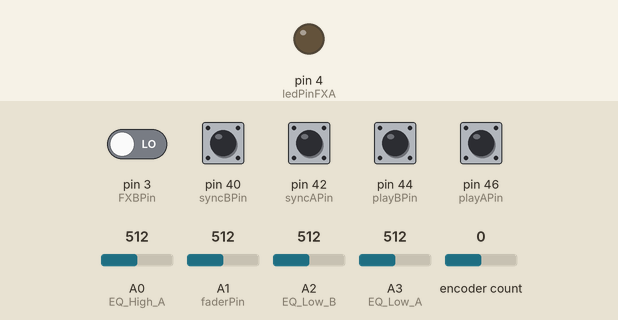
Recording of a sketch running on a simulated Arduino Mega 2560, built with avr-gcc and run on an emulated ATmega2560. On the bench: output pins drawn as LEDs (lit = HIGH). Dashed ring = blinking. Inputs (shaded band) come from the test bench; at power-on: pin 40 (syncBPin), pin 42 (syncAPin), pin 44 (playBPin), pin 46 (playAPin) HIGH, pin 3 (FXBPin) LOW, A0 (EQ_High_A) = 512, A1 (faderPin) = 512, A2 (EQ_Low_B) = 512, A3 (EQ_Low_A) = 512, encoder count 0. MIDI output is not drawn.

Above: at 1.2 s.
1.3 s: pin 3 (FXBPin) driven HIGH
At 1.55 s:
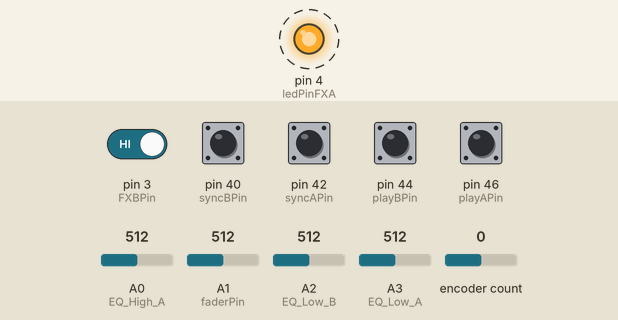
4.3 s: pin 3 (FXBPin) driven LOW
At 4.9 s:
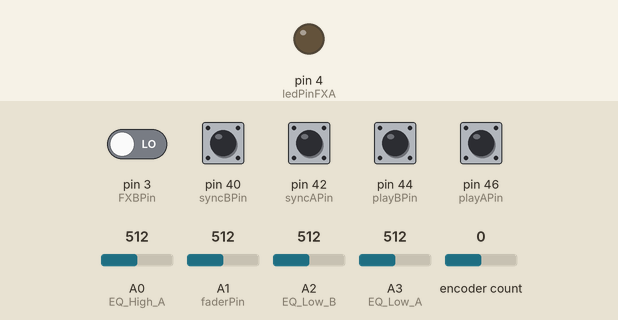
Timing chart, 0 to 7.3 s (numbered marks = the images above; inputs shaded):
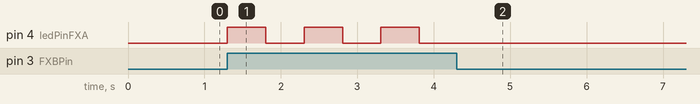

Measured:
- after the input at 1.3 s, pin 4 (ledPinFXA): alternates HIGH for 0.50 s and LOW for 0.50 s, starting at once
- after the input at 4.3 s, pin 4 (ledPinFXA): stops changing and stays LOW

The sketch:

Traktor_Mixer.ino
```cpp
#include <MIDI.h>
#include <Encoder.h>

const int faderPin = A1;    // Pin analog untuk fader
const int deckAPin = A0;    // Pin analog untuk deck A
const int deckBPin = A0;    // Pin analog untuk deck B

const int EQ_High_A = A0;    // Pin analog untuk EQ High A
const int EQ_Medium_A = A0;    // Pin analog untuk EQ Medium
const int EQ_Low_A = A3;    // Pin analog untuk EQ Low A

const int EQ_High_B = A0;    // Pin analog untuk EQ High B
const int EQ_Medium_B = A0;    // Pin analog untuk EQ Medium B
const int EQ_Low_B = A2;    // Pin analog untuk EQ Low B

int lastEQHighAValue = 0;
int lastEQMediumAValue = 0;
int lastEQLowAValue = 0;

int lastEQHighBValue = 0;
int lastEQMediumBValue = 0;
int lastEQLowBValue = 0;

const int syncAPin = 42;    // Pin digital untuk tombol SYNC A
const int syncBPin = 40;    // Pin digital untuk tombol SYNC B

const int playAPin = 46;    // Pin digital untuk tombol PLAY A
const int playBPin = 44;    // Pin digital untuk tombol PLAY B

const int FXAPin = 2;    // Pin digital untuk tombol FX A
const int FXBPin = 3;    // Pin digital untuk tombol FX B

const int ledPinFXA = 4;  // Ganti dengan pin yang sesuai untuk LED FX Deck A
const int ledPinFXB = 4;  // Ganti dengan pin yang sesuai untuk LED FX Deck B

boolean previousFXAState = false;
boolean previousFXBState = false;
unsigned long previousMillisFXA = 0;
unsigned long previousMillisFXB = 0;
const long interval = 500;  // Waktu inte

const int CFXPin = 30;    // Pin digital untuk tombol CFX ON
const int CFXCH1Pin = A11;    // Pin digital untuk potensiometer CFX CH1
const int CFXCH2Pin = A12;    // Pin digital untuk potensiometer CFX CH2

const int CUE1APin = 20;    // Pin digital untuk tombol CUE1 deck A
const int CUE2APin = 21;    // Pin digital untuk tombol CUE2 deck A
const int CUE3APin = 22;    // Pin digital untuk tombol CUE3 deck A
const int CUE4APin = 23;    // Pin digital untuk tombol CUE4 deck A

const int CUE1BPin = 10;    // Pin digital untuk tombol CUE1 deck B
const int CUE2BPin = 11;    // Pin digital untuk tombol CUE2 deck B
const int CUE3BPin = 12;    // Pin digital untuk tombol CUE3 deck B
const int CUE4BPin = 13;    // Pin digital untuk tombol CUE4 deck B

// Headphone Cue
const int CUEDeckAPin = 14;    // Pin digital untuk tombol Cue Monitor Deck A
const int CUEDeckBPin = 15;    // Pin digital untuk tombol Cue Monitor Deck B

const int numSamples = 10;   // Jumlah sampel yang diambil untuk smoothing
const int debounceDelay = 50; // Waktu debounce dalam milidetik

int smoothedValueFader = 0;
int smoothedValueDeckA = 0;
int smoothedValueDeckB = 0;

boolean syncAState = false;
boolean syncBState = false;
boolean playAState = false;
boolean playBState = false;

boolean cueDeckAState = false;
boolean cueDeckBState = false;

boolean FXAState = false;
boolean FXBState = false;
boolean CFXState = false;
int prevCFXCH1Value = -1;
int prevCFXCH2Value = -1;
boolean CUE1AState = false;
boolean CUE2AState = false;
boolean CUE3AState = false;
boolean CUE4AState = false;
boolean CUE1BState = false;
boolean CUE2BState = false;
boolean CUE3BState = false;
boolean CUE4BState = false;

unsigned long lastSyncATime = 0;
unsigned long lastSyncBTime = 0;
unsigned long lastPlayATime = 0;
unsigned long lastPlayBTime = 0;
unsigned long lastFXATime = 0;
unsigned long lastFXBTime = 0;
unsigned long lastCFXTime = 0;
unsigned long lastCUE1ATime = 0;
unsigned long lastCUE2ATime = 0;
unsigned long lastCUE3ATime = 0;
unsigned long lastCUE4ATime = 0;
unsigned long lastCUE1BTime = 0;
unsigned long lastCUE2BTime = 0;
unsigned long lastCUE3BTime = 0;
unsigned long lastCUE4BTime = 0;
unsigned long lastCueDeckATime = 0;
unsigned long lastCueDeckBTime = 0;

int prevMidiValueFader = -1;
int prevMidiValueDeckA = -1;
int prevMidiValueDeckB = -1;


MIDI_CREATE_DEFAULT_INSTANCE();
Encoder browseEncoder(2, 3);  // Inisialisasi encoder dengan pin 2 (DT) dan pin 3 (CLK)

void setup() {

  pinMode(syncAPin, INPUT_PULLUP);
  pinMode(syncBPin, INPUT_PULLUP);
  pinMode(playAPin, INPUT_PULLUP);
  pinMode(playBPin, INPUT_PULLUP);
  pinMode(ledPinFXA, OUTPUT);
  pinMode(ledPinFXB, OUTPUT);
  // Inisialisasi pin-pin untuk tombol Cue Monitor Deck A dan Deck B
  pinMode(CUEDeckAPin, INPUT_PULLUP);
  pinMode(CUEDeckBPin, INPUT_PULLUP);
  MIDI.begin();
  Serial.begin(115200); // Komunikasi Hairless MIDI
}

void loop() {
  smoothedValueFader = smoothAnalogValue(faderPin);
  smoothedValueDeckA = smoothAnalogValue(deckAPin);
  smoothedValueDeckB = smoothAnalogValue(deckBPin);

  int midiValueFader = map(smoothedValueFader, 0, 1023, 0, 127);
  int midiValueDeckA = map(smoothedValueDeckA, 0, 1023, 0, 127);
  int midiValueDeckB = map(smoothedValueDeckB, 0, 1023, 0, 127);

  // Baca status tombol SYNC A, SYNC B, PLAY A, PLAY B, FX A, FX B, CFX ON, CFX CH1, CFX CH2, CUE1-4 A, CUE1-4 B,Cue Monitor A dan B
  // Lalu, tambahkan logika penanganan sesuai kebutuhan Anda
  boolean newSyncAState = digitalRead(syncAPin);
  boolean newSyncBState = digitalRead(syncBPin);
  boolean newPlayAState = digitalRead(playAPin);
  boolean newPlayBState = digitalRead(playBPin);
  boolean newFXAState = digitalRead(FXAPin);
  boolean newFXBState = digitalRead(FXBPin);


  if (midiValueFader != prevMidiValueFader) {
    MIDI.sendControlChange(1, midiValueFader, 1);  // Ch 1 CC 001 (Fader)
    prevMidiValueFader = midiValueFader;
  }
  //
  //  if (midiValueDeckA != prevMidiValueDeckA) {
  //    MIDI.sendControlChange(2, midiValueDeckA, 1);  // Ch 1 CC 002 (Deck A)
  //    prevMidiValueDeckA = midiValueDeckA;
  //  }
  //
  //  if (midiValueDeckB != prevMidiValueDeckB) {
  //    MIDI.sendControlChange(3, midiValueDeckB, 1);  // Ch 1 CC 003 (Deck B)
  //    prevMidiValueDeckB = midiValueDeckB;
  //  }
  //
  //  // Handle tombol SYNC A
  //  if (newSyncAState != syncAState) {
  //    if (millis() - lastSyncATime >= debounceDelay) {
  //      syncAState = newSyncAState;
  //      sendMIDINoteOnOff(3, 1, syncAState);  // Ch 4 CC 005 (SYNC A)
  //      lastSyncATime = millis();
  //    }
  //  }
  //
  //  // Handle tombol SYNC B
  //  if (newSyncBState != syncBState) {
  //    if (millis() - lastSyncBTime >= debounceDelay) {
  //      syncBState = newSyncBState;
  //      sendMIDINoteOnOff(3, 2, syncBState);  // Ch 4 CC 002 (SYNC B)
  //      lastSyncBTime = millis();
  //    }
  //  }
  //
  //  // Handle tombol PLAY A
  //  if (newPlayAState != playAState) {
  //    if (millis() - lastPlayATime >= debounceDelay) {
  //      playAState = newPlayAState;
  //      sendMIDINoteOnOff(3, 3, playAState);  // Ch 4 CC 003 (PLAY A)
  //      lastPlayATime = millis();
  //    }
  //  }
  //
  //  // Handle tombol PLAY B
  //  if (newPlayBState != playBState) {
  //    if (millis() - lastPlayBTime >= debounceDelay) {
  //      playBState = newPlayBState;
  //      sendMIDINoteOnOff(3, 4, playBState);  // Ch 4 CC 004(PLAY B)
  //      lastPlayBTime = millis();
  //    }
  //  }

  //  // Handle tombol FX A
  //  if (newFXAState != FXAState) {
  //    if (millis() - lastFXATime >= debounceDelay) {
  //      FXAState = newFXAState;
  //      if (FXAState) {
  //        // Tombol FX A ditekan, kirim pesan MIDI untuk mengaktifkan efek
  //        MIDI.sendControlChange(4, 1, 1);  // Ch 4 CC 001 (Aktifkan FX A)
  //      } else {
  //        // Tombol FX A dilepas, kirim pesan MIDI untuk menonaktifkan efek
  //        MIDI.sendControlChange(4, 1, 0);  // Ch 4 CC 001 (Nonaktifkan FX A)
  //      }
  //      lastFXATime = millis();
  //    }
  //  }
  //
  //  // Handle tombol FX B
  //  if (newFXBState != FXBState) {
  //    if (millis() - lastFXBTime >= debounceDelay) {
  //      FXBState = newFXBState;
  //      if (FXBState) {
  //        // Tombol FX B ditekan, kirim pesan MIDI untuk mengaktifkan efek
  //        MIDI.sendControlChange(4, 2, 1);  // Ch 4 CC 002 (Aktifkan FX B)
  //      } else {
  //        // Tombol FX B dilepas, kirim pesan MIDI untuk menonaktifkan efek
  //        MIDI.sendControlChange(4, 2, 0);  // Ch 4 CC 002 (Nonaktifkan FX B)
  //      }
  //      lastFXBTime = millis();
  //    }
  //  }
  // Handle tombol FX A
  if (newFXAState != FXAState) {
    if (millis() - lastFXATime >= debounceDelay) {
      FXAState = newFXAState;
      if (FXAState) {
        // Tombol FX A ditekan, kirim pesan MIDI untuk mengaktifkan efek
        MIDI.sendControlChange(4, 1, 1);  // Ch 4 CC 001 (Aktifkan FX A)
      } else {
        // Tombol FX A dilepas, kirim pesan MIDI untuk menonaktifkan efek
        MIDI.sendControlChange(4, 1, 0);  // Ch 4 CC 001 (Nonaktifkan FX A)
        digitalWrite(ledPinFXA, LOW);   // Matikan LED FX Deck A

      }
      lastFXATime = millis();
    }
  }

  // Handle tombol FX B
  if (newFXBState != FXBState) {
    if (millis() - lastFXBTime >= debounceDelay) {
      FXBState = newFXBState;
      if (FXBState) {
        // Tombol FX B ditekan, kirim pesan MIDI untuk mengaktifkan efek
        MIDI.sendControlChange(4, 2, 1);  // Ch 4 CC 002 (Aktifkan FX B)
      } else {
        // Tombol FX B dilepas, kirim pesan MIDI untuk menonaktifkan efek
        MIDI.sendControlChange(4, 2, 0);  // Ch 4 CC 002 (Nonaktifkan FX B)
        digitalWrite(ledPinFXB, LOW);   // Matikan LED FX Deck B

      }
      lastFXBTime = millis();
    }
  }

  // Kedipkan LED FX A setiap 500ms
  unsigned long currentMillis = millis();
  if (FXAState && currentMillis - previousMillisFXA >= interval) {
    previousMillisFXA = currentMillis;
    // Ubah status LED FX A
    if (digitalRead(ledPinFXA) == LOW) {
      digitalWrite(ledPinFXA, HIGH);  // Nyalakan LED FX Deck A
    } else {
      digitalWrite(ledPinFXA, LOW);   // Matikan LED FX Deck A
    }
  }

  // Kedipkan LED FX B setiap 500ms
  if (FXBState && currentMillis - previousMillisFXB >= interval) {
    previousMillisFXB = currentMillis;
    // Ubah status LED FX B
    if (digitalRead(ledPinFXB) == LOW) {
      digitalWrite(ledPinFXB, HIGH);  // Nyalakan LED FX Deck B
    } else {
      digitalWrite(ledPinFXB, LOW);   // Matikan LED FX Deck B
    }
  }
  // Panggil fungsi EQControl() untuk mengirim pesan MIDI untuk kontrol EQ
  EQControl();
  //  // Handle CFX
  //  ColorFX();
  //  // Handle Cue 1-4 Deck A
  //  cueDeckA();
  //  // Handle Cue 1-4 Deck B
  //  cueDeckB();
  //  // Handle Cue Monitor
  //  CueMonitor();
  //
  //  // Handle encoder untuk browse lagu up & down (Midi Control)
  //  int browseEncoderValue = browseEncoder.read();
  //  if (browseEncoderValue > 0) {
  //    // Encoder di putar ke kanan, kirim pesan MIDI untuk browse lagu ke atas
  //    MIDI.sendControlChange(6, 1, 1);  // Ch 6 CC 001 (Browse Lagu Atas)
  //  } else if (browseEncoderValue < 0) {
  //    // Encoder di putar ke kiri, kirim pesan MIDI untuk browse lagu ke bawah
  //    MIDI.sendControlChange(6, 2, 1);  // Ch 6 CC 002 (Browse Lagu Bawah)
  //  }
}
void EQControl() {
  int newEQHighAValue = analogRead(EQ_High_A);
  int newEQMediumAValue = analogRead(EQ_Medium_A);
  int newEQLowAValue = analogRead(EQ_Low_A);

  int newEQHighBValue = analogRead(EQ_High_B);
  int newEQMediumBValue = analogRead(EQ_Medium_B);
  int newEQLowBValue = analogRead(EQ_Low_B);
  //
  //  if (newEQHighAValue != lastEQHighAValue) {
  //    // Nilai EQ High A berubah, kirim pesan MIDI sesuai kebutuhan Anda
  //    MIDI.sendControlChange(10, map(newEQHighAValue, 0, 1023, 0, 127), 1);  // Contoh: Ch 1, CC 10 (EQ High A)
  //    lastEQHighAValue = newEQHighAValue;
  //  }
  //
  //  if (newEQMediumAValue != lastEQMediumAValue) {
  //    // Nilai EQ Medium A berubah, kirim pesan MIDI sesuai kebutuhan Anda
  //    MIDI.sendControlChange(11, map(newEQMediumAValue, 0, 1023, 0, 127), 1);  // Contoh: Ch 1, CC 11 (EQ Medium A)
  //    lastEQMediumAValue = newEQMediumAValue;
  //  }

  if (newEQLowAValue != lastEQLowAValue) {
    // Nilai EQ Low A berubah, kirim pesan MIDI sesuai kebutuhan Anda
    MIDI.sendControlChange(12, map(newEQLowAValue, 0, 1023, 0, 127), 1);  // Contoh: Ch 1, CC 12 (EQ Low A)
    lastEQLowAValue = newEQLowAValue;
  }
  //
  //  if (newEQHighBValue != lastEQHighBValue) {
  //    // Nilai EQ High B berubah, kirim pesan MIDI sesuai kebutuhan Anda
  //    MIDI.sendControlChange(13, map(newEQHighBValue, 0, 1023, 0, 127), 2);  // Contoh: Ch 2, CC 13 (EQ High B)
  //    lastEQHighBValue = newEQHighBValue;
  //  }
  //
  //  if (newEQMediumBValue != lastEQMediumBValue) {
  //    // Nilai EQ Medium B berubah, kirim pesan MIDI sesuai kebutuhan Anda
  //    MIDI.sendControlChange(14, map(newEQMediumBValue, 0, 1023, 0, 127), 2);  // Contoh: Ch 2, CC 14 (EQ Medium B)
  //    lastEQMediumBValue = newEQMediumBValue;
  //  }

  if (newEQLowBValue != lastEQLowBValue) {
    // Nilai EQ Low B berubah, kirim pesan MIDI sesuai kebutuhan Anda
    MIDI.sendControlChange(15, map(newEQLowBValue, 0, 1023, 0, 127), 2);  // Contoh: Ch 2, CC 15 (EQ Low B)
    lastEQLowBValue = newEQLowBValue;
  }
}

void ColorFX() {
  boolean newCFXState = digitalRead(CFXPin);
  // Handle tombol CFX ON
  if (newCFXState != CFXState) {
    if (millis() - lastCFXTime >= debounceDelay) {
      CFXState = newCFXState;
      if (CFXState) {
        // Tombol CFX ON ditekan, kirim pesan MIDI untuk mengaktifkan CFX
        MIDI.sendControlChange(4, 3, 1);  // Ch 4 CC 003 (Aktifkan CFX)
      } else {
        // Tombol CFX ON dilepas, kirim pesan MIDI untuk menonaktifkan CFX
        MIDI.sendControlChange(4, 3, 0);  // Ch 4 CC 003 (Nonaktifkan CFX)
      }
      lastCFXTime = millis();
    }
  }

  // Handle parameter CFX A (CH 1)
  int cfxCH1Value = analogRead(CFXCH1Pin);
  if (cfxCH1Value != prevCFXCH1Value) {
    // Nilai potensiometer CFX CH1 berubah, kirim pesan MIDI untuk mengatur parameter CFX A (CH 1)
    MIDI.sendControlChange(5, cfxCH1Value >> 3, 1);  // Ch 5 CC 001 (Atur Parameter CFX A CH1)
    prevCFXCH1Value = cfxCH1Value;
  }

  // Handle parameter CFX B (CH 2)
  int cfxCH2Value = analogRead(CFXCH2Pin);
  if (cfxCH2Value != prevCFXCH2Value) {
    // Nilai potensiometer CFX CH2 berubah, kirim pesan MIDI untuk mengatur parameter CFX B (CH 2)
    MIDI.sendControlChange(5, cfxCH2Value >> 3, 2);  // Ch 5 CC 002 (Atur Parameter CFX B CH2)
    prevCFXCH2Value = cfxCH2Value;
  }
}

void cueDeckA() {

  boolean newCUE1AState = digitalRead(CUE1APin);
  boolean newCUE2AState = digitalRead(CUE2APin);
  boolean newCUE3AState = digitalRead(CUE3APin);
  boolean newCUE4AState = digitalRead(CUE4APin);
  // Handle Cue 1 Deck A
  if (newCUE1AState != CUE1AState) {
    if (millis() - lastCUE1ATime >= debounceDelay) {
      CUE1AState = newCUE1AState;
      if (CUE1AState) {
        // Tombol Cue 1 Deck A ditekan, kirim pesan MIDI untuk mengaktifkan Cue 1 Deck A
        MIDI.sendNoteOn(60, 127, 4);  // Ch 4 NoteOn (Cue 1 Deck A)
      } else {
        // Tombol Cue 1 Deck A dilepas, kirim pesan MIDI untuk menonaktifkan Cue 1 Deck A
        MIDI.sendNoteOff(60, 0, 4);  // Ch 4 NoteOff (Cue 1 Deck A)
      }
      lastCUE1ATime = millis();
    }
  }
  // Handle Cue 2 Deck A
  if (newCUE2AState != CUE2AState) {
    if (millis() - lastCUE2ATime >= debounceDelay) {
      CUE2AState = newCUE2AState;
      if (CUE2AState) {
        // Tombol Cue 2 Deck A ditekan, kirim pesan MIDI untuk mengaktifkan Cue 2 Deck A
        MIDI.sendNoteOn(61, 127, 4);  // Ch 4 NoteOn (Cue 2 Deck A)
      } else {
        // Tombol Cue 2 Deck A dilepas, kirim pesan MIDI untuk menonaktifkan Cue 2 Deck A
        MIDI.sendNoteOff(61, 0, 4);  // Ch 4 NoteOff (Cue 2 Deck A)
      }
      lastCUE2ATime = millis();
    }
  }

  // Handle Cue 3 Deck A
  if (newCUE3AState != CUE3AState) {
    if (millis() - lastCUE3ATime >= debounceDelay) {
      CUE3AState = newCUE3AState;
      if (CUE3AState) {
        // Tombol Cue 3 Deck A ditekan, kirim pesan MIDI untuk mengaktifkan Cue 3 Deck A
        MIDI.sendNoteOn(62, 127, 4);  // Ch 4 NoteOn (Cue 3 Deck A)
      } else {
        // Tombol Cue 3 Deck A dilepas, kirim pesan MIDI untuk menonaktifkan Cue 3 Deck A
        MIDI.sendNoteOff(62, 0, 4);  // Ch 4 NoteOff (Cue 3 Deck A)
      }
      lastCUE3ATime = millis();
    }
  }

  // Handle Cue 4 Deck A
  if (newCUE4AState != CUE4AState) {
    if (millis() - lastCUE4ATime >= debounceDelay) {
      CUE4AState = newCUE4AState;
      if (CUE4AState) {
        // Tombol Cue 4 Deck A ditekan, kirim pesan MIDI untuk mengaktifkan Cue 4 Deck A
        MIDI.sendNoteOn(63, 127, 4);  // Ch 4 NoteOn (Cue 4 Deck A)
      } else {
        // Tombol Cue 4 Deck A dilepas, kirim pesan MIDI untuk menonaktifkan Cue 4 Deck A
        MIDI.sendNoteOff(63, 0, 4);  // Ch 4 NoteOff (Cue 4 Deck A)
      }
      lastCUE4ATime = millis();
    }
  }
}

void cueDeckB() {

  boolean newCUE1BState = digitalRead(CUE1BPin);
  boolean newCUE2BState = digitalRead(CUE2BPin);
  boolean newCUE3BState = digitalRead(CUE3BPin);
  boolean newCUE4BState = digitalRead(CUE4BPin);
  // Handle Cue 1 Deck B
  if (newCUE1BState != CUE1BState) {
    if (millis() - lastCUE1BTime >= debounceDelay) {
      CUE1BState = newCUE1BState;
      if (CUE1BState) {
        // Tombol Cue 1 Deck B ditekan, kirim pesan MIDI untuk mengaktifkan Cue 1 Deck B
        MIDI.sendNoteOn(62, 127, 5);  // Ch 5 NoteOn (Cue 1 Deck B)
      } else {
        // Tombol Cue 1 Deck B dilepas, kirim pesan MIDI untuk menonaktifkan Cue 1 Deck B
        MIDI.sendNoteOff(62, 0, 5);  // Ch 5 NoteOff (Cue 1 Deck B)
      }
      lastCUE1BTime = millis();
    }
  }
  // Handle Cue 2 Deck B
  if (newCUE2BState != CUE2BState) {
    if (millis() - lastCUE2BTime >= debounceDelay) {
      CUE2BState = newCUE2BState;
      if (CUE2BState) {
        // Tombol Cue 2 Deck B ditekan, kirim pesan MIDI untuk mengaktifkan Cue 2 Deck B
        MIDI.sendNoteOn(63, 127, 5);  // Ch 5 NoteOn (Cue 2 Deck B)
      } else {
        // Tombol Cue 2 Deck B dilepas, kirim pesan MIDI untuk menonaktifkan Cue 2 Deck B
        MIDI.sendNoteOff(63, 0, 5);  // Ch 5 NoteOff (Cue 2 Deck B)
      }
      lastCUE2BTime = millis();
    }
  }

  // Handle Cue 3 Deck B
  if (newCUE3BState != CUE3BState) {
    if (millis() - lastCUE3BTime >= debounceDelay) {
      CUE3BState = newCUE3BState;
      if (CUE3BState) {
        // Tombol Cue 3 Deck B ditekan, kirim pesan MIDI untuk mengaktifkan Cue 3 Deck B
        MIDI.sendNoteOn(64, 127, 5);  // Ch 5 NoteOn (Cue 3 Deck B)
      } else {
        // Tombol Cue 3 Deck B dilepas, kirim pesan MIDI untuk menonaktifkan Cue 3 Deck B
        MIDI.sendNoteOff(64, 0, 5);  // Ch 5 NoteOff (Cue 3 Deck B)
      }
      lastCUE3BTime = millis();
    }
  }

  // Handle Cue 4 Deck B
  if (newCUE4BState != CUE4BState) {
    if (millis() - lastCUE4BTime >= debounceDelay) {
      CUE4BState = newCUE4BState;
      if (CUE4BState) {
        // Tombol Cue 4 Deck B ditekan, kirim pesan MIDI untuk mengaktifkan Cue 4 Deck B
        MIDI.sendNoteOn(65, 127, 5);  // Ch 5 NoteOn (Cue 4 Deck B)
      } else {
        // Tombol Cue 4 Deck B dilepas, kirim pesan MIDI untuk menonaktifkan Cue 4 Deck B
        MIDI.sendNoteOff(65, 0, 5);  // Ch 5 NoteOff (Cue 4 Deck B)
      }
      lastCUE4BTime = millis();
    }
  }
}


void CueMonitor() {

  boolean newCueDeckAState = digitalRead(CUEDeckAPin);
  boolean newCueDeckBState = digitalRead(CUEDeckBPin);

  if (newCueDeckAState != cueDeckAState) {
    if (newCueDeckAState == LOW) {
      // Tombol Cue Monitor Deck A ditekan, kirim pesan MIDI sesuai kebutuhan Anda
      MIDI.sendNoteOn(70, 127, 1);  // Contoh: NoteOn Ch 1, Note 70, Velocity 127
    } else {
      // Tombol Cue Monitor Deck A dilepas, kirim pesan MIDI sesuai kebutuhan Anda
      MIDI.sendNoteOff(70, 0, 1);  // Contoh: NoteOff Ch 1, Note 70, Velocity 0
    }
    cueDeckAState = newCueDeckAState;
  }

  if (newCueDeckBState != cueDeckBState) {
    if (newCueDeckBState == LOW) {
      // Tombol Cue Monitor Deck B ditekan, kirim pesan MIDI sesuai kebutuhan Anda
      MIDI.sendNoteOn(71, 127, 1);  // Contoh: NoteOn Ch 1, Note 71, Velocity 127
    } else {
      // Tombol Cue Monitor Deck B dilepas, kirim pesan MIDI sesuai kebutuhan Anda
      MIDI.sendNoteOff(71, 0, 1);  // Contoh: NoteOff Ch 1, Note 71, Velocity 0
    }
    cueDeckBState = newCueDeckBState;
  }
}

int smoothAnalogValue(int pin) {
  int rawValue = 0;
  for (int i = 0; i < numSamples; i++) {
    rawValue += analogRead(pin);
  }
  return rawValue / numSamples;
}

void sendMIDINoteOnOff(int channel, int note, boolean state) {
  if (state) {
    MIDI.sendNoteOn(note, 127, channel);
  } else {
    MIDI.sendNoteOff(note, 0, channel);
  }
}
```
